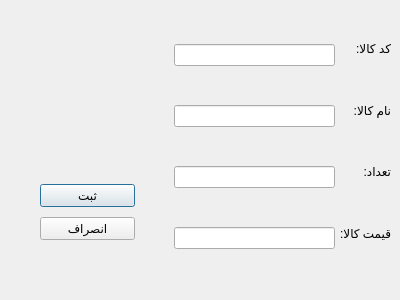
<?xml version="1.0" encoding="UTF-8"?>
<ui version="4.0">
 <class>Dialogkala</class>
 <widget class="QDialog" name="Dialogkala">
  <property name="geometry">
   <rect>
    <x>0</x>
    <y>0</y>
    <width>400</width>
    <height>300</height>
   </rect>
  </property>
  <property name="windowTitle">
   <string>Dialog</string>
  </property>
  <widget class="QWidget" name="layoutWidget">
   <property name="geometry">
    <rect>
     <x>174</x>
     <y>11</y>
     <width>161</width>
     <height>271</height>
    </rect>
   </property>
   <layout class="QVBoxLayout" name="verticalLayout_2">
    <item>
     <widget class="QLineEdit" name="lineEdit"/>
    </item>
    <item>
     <widget class="QLineEdit" name="lineEdit_2"/>
    </item>
    <item>
     <widget class="QLineEdit" name="lineEdit_3"/>
    </item>
    <item>
     <widget class="QLineEdit" name="lineEdit_4"/>
    </item>
   </layout>
  </widget>
  <widget class="QWidget" name="layoutWidget">
   <property name="geometry">
    <rect>
     <x>330</x>
     <y>20</y>
     <width>61</width>
     <height>241</height>
    </rect>
   </property>
   <layout class="QVBoxLayout" name="verticalLayout">
    <item>
     <widget class="QLabel" name="label_3">
      <property name="text">
       <string>کد کالا:</string>
      </property>
     </widget>
    </item>
    <item>
     <widget class="QLabel" name="label">
      <property name="text">
       <string>نام کالا:</string>
      </property>
     </widget>
    </item>
    <item>
     <widget class="QLabel" name="label_2">
      <property name="text">
       <string>تعداد:</string>
      </property>
     </widget>
    </item>
    <item>
     <widget class="QLabel" name="label_4">
      <property name="text">
       <string>قیمت کالا:</string>
      </property>
     </widget>
    </item>
   </layout>
  </widget>
  <widget class="QWidget" name="layoutWidget">
   <property name="geometry">
    <rect>
     <x>40</x>
     <y>180</y>
     <width>95</width>
     <height>65</height>
    </rect>
   </property>
   <layout class="QVBoxLayout" name="verticalLayout_3">
    <item>
     <widget class="QPushButton" name="pushButton">
      <property name="text">
       <string>ثبت</string>
      </property>
     </widget>
    </item>
    <item>
     <widget class="QPushButton" name="pushButton_2">
      <property name="text">
       <string>انصراف</string>
      </property>
     </widget>
    </item>
   </layout>
  </widget>
 </widget>
 <resources/>
 <connections>
  <connection>
   <sender>pushButton_2</sender>
   <signal>clicked()</signal>
   <receiver>Dialogkala</receiver>
   <slot>close()</slot>
   <hints>
    <hint type="sourcelabel">
     <x>59</x>
     <y>190</y>
    </hint>
    <hint type="destinationlabel">
     <x>55</x>
     <y>271</y>
    </hint>
   </hints>
  </connection>
 </connections>
</ui>
